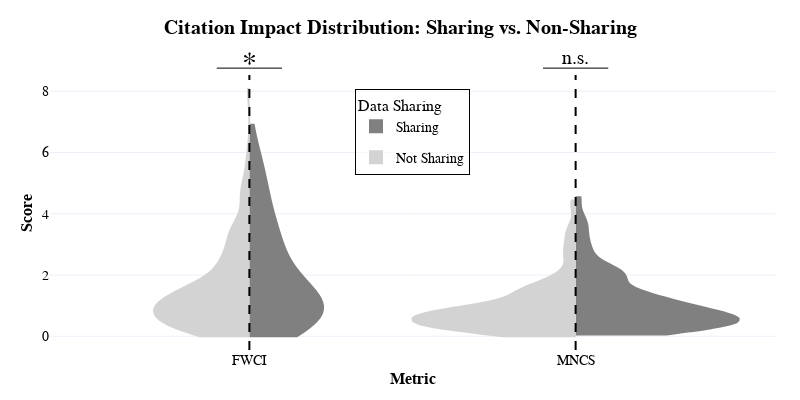

The notebook cell saved with this chart:
### Markdown cell above
#### Visualizing Share/Non-Share Comparison

### Code cell
plot_data = (
    combined
    .melt(
        id_vars=['is_sharing_data'],
        value_vars=['FieldWeightedCitationIndex', 'MeanNormalizedCitationScore'],
        var_name='name',
        value_name='value'
    )
    .replace({
        'FieldWeightedCitationIndex': 'FWCI',
        'MeanNormalizedCitationScore': 'MNCS',
    })
)

pairwise_fig = go.Figure()
for is_share in plot_data["is_sharing_data"].unique():
    subset = plot_data[plot_data["is_sharing_data"] == is_share]
    subset_name = 'Sharing' if is_share else 'Not Sharing'
    color = 'gray' if is_share else 'lightgray'
    pairwise_fig.add_trace(go.Violin(
        x=subset['name'], y=subset['value'],
        name=subset_name, legendgroup=subset_name, scalegroup=subset_name,
        side='positive' if is_share else 'negative',
        # opacity=1.0 if is_share else 0.75,
        fillcolor=color, line_color=color,
        width=1.0, spanmode="hard",
        points=False, pointpos=0, jitter=0.5,
        box=dict(visible=False, width=0.5, line=dict(color="black")),
        meanline=dict(visible=False, color='black'),
    ))

for i, metric in enumerate(['FWCI', 'MNCS']):
    pairwise_fig.add_vline(x=metric, line=dict(color='black', dash='dash'))
    pairwise_fig.add_annotation(
        x=metric, xanchor="center", xref="x",
        y=1.04 if metric=="FWCI" else 1.06, yanchor="middle", yref="paper",
        text="*" if metric=="FWCI" else "n.s.",
        font=TITLE_FONT,
        font_size=30 if metric=="FWCI" else 20,
        showarrow=False,
    )
    pairwise_fig.add_shape(
        type="line",
        x0=i - 0.1, x1=i + 0.1,
        y0=1.025, y1=1.025,
        yref="paper",
        line=dict(color="black", width=1),
    )

pairwise_fig.update_layout(
    width=800, height=400,
    title=dict(
        text="<b>Citation Impact Distribution: Sharing vs. Non-Sharing</b>",
        font=TITLE_FONT,
        x=0.5, xanchor="center", y=0.95, yanchor="top"
    ),
    violinmode='overlay',
    violingap=0,
    xaxis=dict(
        title=dict(text="<b>Metric</b>", font=AXIS_TITLE_FONT, standoff=5),
        tickfont=AXIS_TICK_FONT,
        zeroline=False,
    ),
    yaxis=dict(
        title=dict(text="<b>Score</b>", font=AXIS_TITLE_FONT, standoff=5),
        tickfont=AXIS_TICK_FONT,
        zeroline=False,
    ),
    legend=dict(
        title=dict(text="Data Sharing", font=AXIS_TITLE_FONT),
        font=LEGEND_FONT,
        x=0.5, xanchor="center", y=0.95, yanchor="top",
        bgcolor='rgba(255,255,255,0.5)',
        bordercolor='black', borderwidth=1,
    ),
    margin=dict(t=75, b=50, l=50, r=25, pad=0),
    template="plotly_white"
)

pairwise_fig.show()

### Figure 1 — Plotly figure (JSON) as saved in the notebook; plotly's stock layout.template omitted (floating-point values rounded to 4 significant figures; data arrays with more than 128 entries replaced by an {"elided": "..."} marker saying what was removed)
{"data": [{"box": {"line": {"color": "black"}, "visible": false, "width": 0.5}, "fillcolor": "gray", "jitter": 0.5, "legendgroup": "Sharing", "line": {"color": "gray"}, "meanline": {"color": "black", "visible": false}, "name": "Sharing", "pointpos": 0, "points": false, "scalegroup": "Sharing", "side": "positive", "spanmode": "hard", "width": 1.0, "x": {"elided": "158 str values"}, "y": {"elided": "158 float values"}, "type": "violin"}, {"box": {"line": {"color": "black"}, "visible": false, "width": 0.5}, "fillcolor": "lightgray", "jitter": 0.5, "legendgroup": "Not Sharing", "line": {"color": "lightgray"}, "meanline": {"color": "black", "visible": false}, "name": "Not Sharing", "pointpos": 0, "points": false, "scalegroup": "Not Sharing", "side": "negative", "spanmode": "hard", "width": 1.0, "x": {"elided": "306 str values"}, "y": {"elided": "306 float values"}, "type": "violin"}], "layout": {"shapes": [{"line": {"color": "black", "dash": "dash"}, "type": "line", "x0": "FWCI", "x1": "FWCI", "xref": "x", "y0": 0, "y1": 1, "yref": "y domain"}, {"line": {"color": "black", "width": 1}, "type": "line", "x0": -0.1, "x1": 0.1, "y0": 1.025, "y1": 1.025, "yref": "paper"}, {"line": {"color": "black", "dash": "dash"}, "type": "line", "x0": "MNCS", "x1": "MNCS", "xref": "x", "y0": 0, "y1": 1, "yref": "y domain"}, {"line": {"color": "black", "width": 1}, "type": "line", "x0": 0.9, "x1": 1.1, "y0": 1.025, "y1": 1.025, "yref": "paper"}], "annotations": [{"font": {"color": "black", "family": "sans-serif", "size": 30}, "showarrow": false, "text": "*", "x": "FWCI", "xanchor": "center", "xref": "x", "y": 1.04, "yanchor": "middle", "yref": "paper"}, {"font": {"color": "black", "family": "sans-serif", "size": 20}, "showarrow": false, "text": "n.s.", "x": "MNCS", "xanchor": "center", "xref": "x", "y": 1.06, "yanchor": "middle", "yref": "paper"}], "title": {"font": {"family": "sans-serif", "size": 20, "color": "black"}, "text": "<b>Citation Impact Distribution: Sharing vs. Non-Sharing</b>", "x": 0.5, "xanchor": "center", "y": 0.95, "yanchor": "top"}, "xaxis": {"title": {"font": {"family": "sans-serif", "size": 16, "color": "black"}, "text": "<b>Metric</b>", "standoff": 5}, "tickfont": {"family": "sans-serif", "size": 14, "color": "black"}, "zeroline": false}, "yaxis": {"title": {"font": {"family": "sans-serif", "size": 16, "color": "black"}, "text": "<b>Score</b>", "standoff": 5}, "tickfont": {"family": "sans-serif", "size": 14, "color": "black"}, "zeroline": false}, "legend": {"title": {"font": {"family": "sans-serif", "size": 16, "color": "black"}, "text": "Data Sharing"}, "font": {"family": "sans-serif", "size": 14, "color": "black"}, "x": 0.5, "xanchor": "center", "y": 0.95, "yanchor": "top", "bgcolor": "rgba(255,255,255,0.5)", "bordercolor": "black", "borderwidth": 1}, "margin": {"t": 75, "b": 50, "l": 50, "r": 25, "pad": 0}, "width": 800, "height": 400, "violinmode": "overlay", "violingap": 0}}
